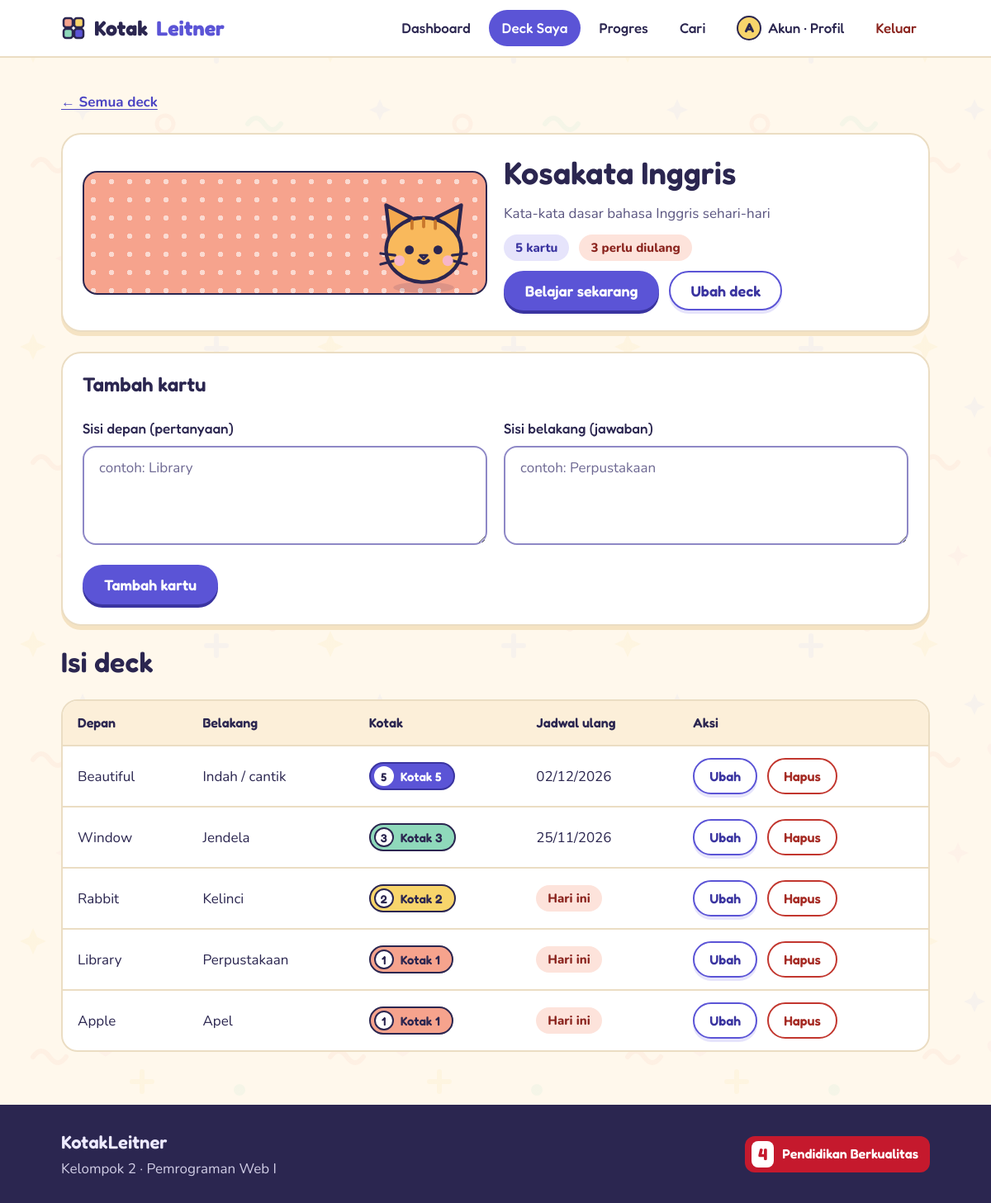
The app's page /kartu.php?deck=1 (signed in) with its own data.
### tables this page shows
CREATE TABLE deck (
  id INT AUTO_INCREMENT PRIMARY KEY,
  user_id INT NOT NULL,
  nama VARCHAR(60) NOT NULL,
  deskripsi VARCHAR(200) NOT NULL DEFAULT '',
  warna TINYINT NOT NULL DEFAULT 1,
  karakter VARCHAR(20) NOT NULL DEFAULT 'kucing',
  FOREIGN KEY (user_id) REFERENCES users(id) ON DELETE CASCADE
);

CREATE TABLE kartu (
  id INT AUTO_INCREMENT PRIMARY KEY,
  deck_id INT NOT NULL,
  depan VARCHAR(200) NOT NULL,
  belakang VARCHAR(300) NOT NULL,
  kotak TINYINT NOT NULL DEFAULT 1,
  jadwal DATE NOT NULL,
  FOREIGN KEY (deck_id) REFERENCES deck(id) ON DELETE CASCADE
);

### kartu.php (the view, shortened to what this page needs)
<?php
require_once 'cek_login.php';
$uid = (int)$_SESSION['user_id'];
$deck_id = isset($_GET['deck']) ? (int)$_GET['deck'] : 0;
$q = mysqli_query($conn, "SELECT * FROM deck WHERE id=$deck_id AND user_id=$uid");
$deck = mysqli_fetch_assoc($q);
$edit = null;
$mode_edit = ($edit !== null && $edit['id'] > 0);
$form = $edit !== null ? $edit : ['id' => 0, 'depan' => '', 'belakang' => ''];
$hasil = mysqli_query($conn, "SELECT * FROM kartu WHERE deck_id=$deck_id ORDER BY id DESC");
$daftar = [];
$ulang = 0;
$hari_ini = date('Y-m-d');
while ($row = mysqli_fetch_assoc($hasil)) {
    $daftar[] = $row;
    if ($row['jadwal'] <= $hari_ini) { $ulang++; }
}
include 'header.php';
?>
<div class="wrap stack">
  <a class="link" href="deck.php">&larr; Semua deck</a>
  <div class="card">
    <div class="grid g2" style="align-items:center">
      <div class="cv cv-<?= (int)$deck['warna'] ?> hasch" style="height:150px">
        <img class="cvchar" src="assets/img/<?= e($deck['karakter']) ?>.svg" height="130" alt="">
      </div>
      <div class="stack-s">
        <h1 style="font-size:38px"><?= e($deck['nama']) ?></h1>
        <?php if ($deck['deskripsi'] != ''): ?><p class="muted"><?= e($deck['deskripsi']) ?></p><?php endif; ?>
        <div class="row">
          <span class="chip"><?= count($daftar) ?> kartu</span>
          <?php if ($ulang > 0): ?>
            <span class="chip warm"><?= $ulang ?> perlu diulang</span>
          <?php else: ?>
            <span class="chip ok">Aman hari ini</span>
          <?php endif; ?>
        </div>
        <div class="row">
          <?php if ($ulang > 0): ?>
            <a class="btn btn-pri" href="belajar.php?deck=<?= $deck_id ?>&amp;baru=1">Belajar sekarang</a>
          <?php endif; ?>
          <a class="btn btn-sec" href="deck.php?edit=<?= $deck_id ?>#form-deck">Ubah deck</a>
        </div>
      </div>
    </div>
  </div>
  <form class="card stack" method="post" action="kartu.php?deck=<?= $deck_id ?>" id="form-kartu">
    <h3><?= $mode_edit ? 'Ubah kartu' : 'Tambah kartu' ?></h3>
    <div class="grid g2">
      <div class="field">
        <label for="depan">Sisi depan (pertanyaan)</label>
        <textarea class="input" id="depan" name="depan" maxlength="200" placeholder="contoh: Library"><?= e($form['depan']) ?></textarea>
      </div>
      <div class="field">
        <label for="belakang">Sisi belakang (jawaban)</label>
        <textarea class="input" id="belakang" name="belakang" maxlength="300" placeholder="contoh: Perpustakaan"><?= e($form['belakang']) ?></textarea>
      </div>
    </div>
    <div class="row">
      <button class="btn btn-pri" type="submit"><?= $mode_edit ? 'Simpan perubahan' : 'Tambah kartu' ?></button>
    </div>
  </form>
  <h2>Isi deck</h2>
  <?php if (count($daftar) == 0): ?>
    <div class="empty">
      <img src="assets/img/maskot-tidur.svg" alt="" width="160" height="173">
      <h3>Deck ini masih kosong</h3>
      <p class="muted">Tambahkan kartu pertamamu lewat formulir di atas.</p>
    </div>
  <?php else: ?>
    <div class="tblbox">
      <table class="tbl">
        <thead>
          <tr><th>Depan</th><th>Belakang</th><th>Kotak</th><th>Jadwal ulang</th><th>Aksi</th></tr>
        </thead>
        <tbody>
          <?php foreach ($daftar as $k): ?>
            <tr>
              <td><?= e($k['depan']) ?></td>
              <td><?= e($k['belakang']) ?></td>
              <td><?= badge_kotak($k['kotak']) ?></td>
              <td>
                <?php if ($k['jadwal'] <= $hari_ini): ?>
                  <span class="chip warm">Hari ini</span>
                <?php else: ?>
                  <?= e(date('d/m/Y', strtotime($k['jadwal']))) ?>
                <?php endif; ?>
              </td>
              <td>
                <div class="row">
                  <a class="btn btn-sec btn-sm" href="kartu.php?deck=<?= $deck_id ?>&amp;edit=<?= (int)$k['id'] ?>#form-kartu">Ubah</a>
                  <form method="post" action="kartu.php?deck=<?= $deck_id ?>" onsubmit="return confirm('Hapus kartu ini?');">
                    <button class="btn btn-dan-o btn-sm" type="submit">Hapus</button>
                  </form>
                </div>
              </td>
            </tr>
          <?php endforeach; ?>
        </tbody>
      </table>
    </div>
  <?php endif; ?>
</div>
<?php include 'footer.php'; ?>

### koneksi.php (shortened to what this page needs)
<?php
function e($teks) {
    return htmlspecialchars($teks, ENT_QUOTES, 'UTF-8');
}
function badge_kotak($k) {
    return '<span class="bdg k' . (int)$k . '"><i>' . (int)$k . '</i>Kotak ' . (int)$k . '</span>';
}

### assets/style.css (style rules this page uses)
:root { --bg:#FFF8EC;--sand:#FCEFD9;--sand2:#F5E3C3;--line:#EBDDC3;--edge:#8E88C6;--ink:#2B2650;--ink2:#5A5580;--pri:#5B54D6;--pri-d:#4A43C2;--pri-dd:#3A34A0;--pri-l:#E6E4FB;--pri-ll:#F3F2FD;--coral:#F6A38D;--coral-l:#FDE3DB;--coral-d:#8A231D;--yellow:#F8D56B;--yellow-l:#FFF1C2;--mint:#8FD9BB;--mint-l:#D8F3E6;--sky:#A8B5F7;--pink:#F7B6C8;--ok:#1F7A58;--danger:#C2362E;--hd:'Fredoka','Baloo 2',system-ui,sans-serif;--bd:'Nunito',system-ui,sans-serif }
html,body { margin:0;padding:0;min-height:100% }
.kl,.kl * { box-sizing:border-box }
.kl h1,.kl h2,.kl h3,.kl h4 { font-family:var(--hd);font-weight:600;margin:0;line-height:1.2;color:var(--ink) }
.kl h1 { font-size:48px }
.kl h2 { font-size:34px }
.kl h3 { font-size:24px }
.kl p { margin:0 }
.kl .muted { color:var(--ink2) }
.kl a { color:var(--pri-d) }
.kl .wrap { max-width:1100px;margin:0 auto;padding:0 24px;width:100% }
.kl .btn { display:inline-flex;align-items:center;justify-content:center;gap:8px;min-height:48px;padding:0 24px;border-radius:999px;border:2px solid transparent;font-family:var(--hd);font-weight:600;font-size:18px;line-height:1;text-decoration:none;cursor:pointer;transition:transform .15s,background .15s,box-shadow .15s,border-color .15s;white-space:nowrap }
.kl .btn-pri { background:var(--pri);color:#fff;box-shadow:0 4px 0 var(--pri-dd) }
.kl .btn-sec { background:#fff;color:var(--pri-dd);border-color:var(--pri);box-shadow:0 4px 0 var(--pri-l) }
.kl .btn-dan-o { background:#fff;color:#A52B24;border-color:var(--danger) }
.kl .btn-sm { min-height:44px;padding:0 18px;font-size:16px }
.kl .link { color:var(--pri-d);font-weight:700;text-underline-offset:3px }
.kl .field { display:flex;flex-direction:column;gap:8px }
.kl .field label { font-family:var(--hd);font-weight:500;font-size:17px }
.kl .input { width:100%;min-height:52px;padding:12px 18px;border-radius:16px;border:2px solid var(--edge);background:#fff;font-family:var(--bd);font-size:17px;color:var(--ink);transition:border-color .15s,box-shadow .15s }
.kl .input::placeholder { color:#6E6993 }
.kl textarea.input { min-height:120px;resize:vertical;line-height:1.5 }
.kl .card { background:#fff;border:2px solid var(--line);border-radius:24px;padding:24px;box-shadow:0 5px 0 var(--sand2) }
.kl .bdg { display:inline-flex;align-items:center;gap:8px;padding:3px 14px 3px 4px;border-radius:999px;font-family:var(--hd);font-weight:600;font-size:15px;line-height:1.4;border:2px solid var(--ink);color:var(--ink);white-space:nowrap }
.kl .bdg i { font-style:normal;width:24px;height:24px;border-radius:50%;background:#fff;border:2px solid var(--ink);display:inline-flex;align-items:center;justify-content:center;font-size:14px }
.kl .k1 { background:#F6A38D }
.kl .k2 { background:#F8D56B }
.kl .k3 { background:#8FD9BB }
.kl .k5 { background:#5B54D6;color:#fff;border-color:#3A34A0 }
.kl .k5 i { color:var(--ink);border-color:#fff }
.kl .chip { display:inline-flex;align-items:center;gap:6px;padding:4px 14px;border-radius:999px;background:var(--pri-l);color:var(--pri-dd);font-weight:800;font-size:15px }
.kl .chip.warm { background:var(--coral-l);color:#8A231D }
.kl .tbl { width:100%;border-collapse:separate;border-spacing:0;background:#fff;border:2px solid var(--line);border-radius:20px;overflow:hidden }
.kl .tbl th { background:var(--sand);font-family:var(--hd);font-weight:600;text-align:left;padding:14px 18px;font-size:16px;white-space:nowrap }
.kl .tbl td { padding:14px 18px;border-top:2px solid var(--line);vertical-align:middle }
.kl .tbl tbody tr { transition:background .15s }
.kl .tblbox { overflow-x:auto }
.kl .cv { border-radius:18px;border:2px solid var(--ink) }
.kl .cv-1 { background-color:#F6A38D;background-image:radial-gradient(rgba(255,255,255,.6) 3px,transparent 3.5px);background-size:22px 22px }
.kl .cv.hasch { position:relative;overflow:hidden }
.kl .cvchar { position:absolute;right:10px;bottom:-4px;width:auto }
.kl .stack { display:flex;flex-direction:column;gap:24px }
.kl .stack-s { display:flex;flex-direction:column;gap:12px }
.kl .row { display:flex;align-items:center;gap:12px;flex-wrap:wrap }
.kl .grid { display:grid;gap:20px }
.kl .g2 { grid-template-columns:repeat(2,1fr) }
.kl form { margin:0 }
.kl button.btn,.kl button.qpill { font-family:var(--hd) }

### records on screen
deck: karakter (picture), nama "Kosakata Inggris", deskripsi "Kata-kata dasar bahasa Inggris sehari-hari"
kartu: depan "Beautiful", belakang "Indah / cantik", kotak "5", jadwal "02/12/2026"
kartu: depan "Window", belakang "Jendela", kotak "3", jadwal "25/11/2026"
kartu: depan "Rabbit", belakang "Kelinci", kotak "2", jadwal "Hari ini"
kartu: depan "Library", belakang "Perpustakaan", kotak "1", jadwal "Hari ini"
kartu: depan "Apple", belakang "Apel", kotak "1", jadwal "Hari ini"

### other values on screen
substr($_SESSION['nama'], 0, 1) "A"
nama_depan($_SESSION['nama']) "Akun"
count($daftar) "5"
$ulang "3"
